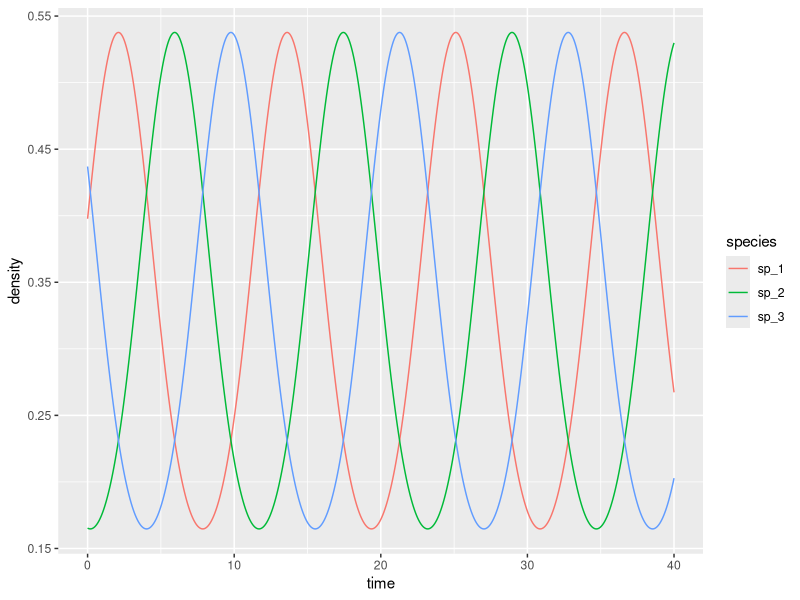
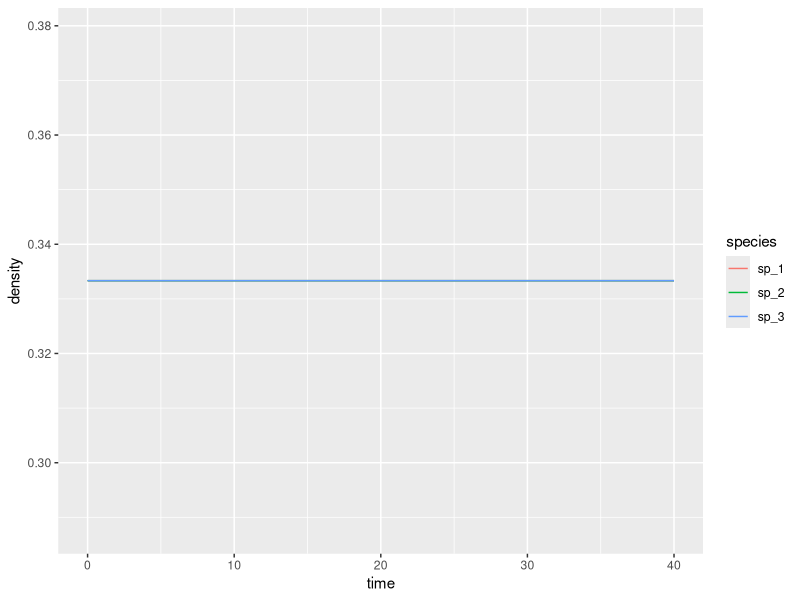
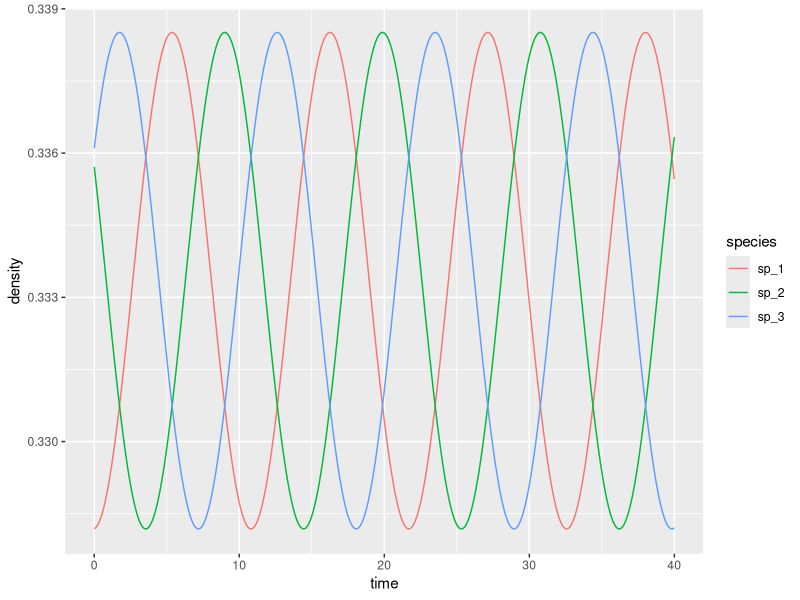
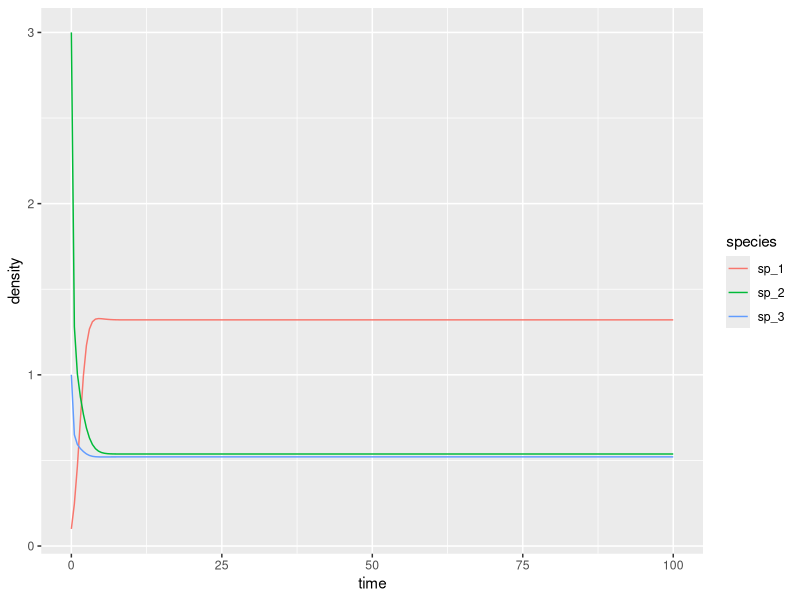
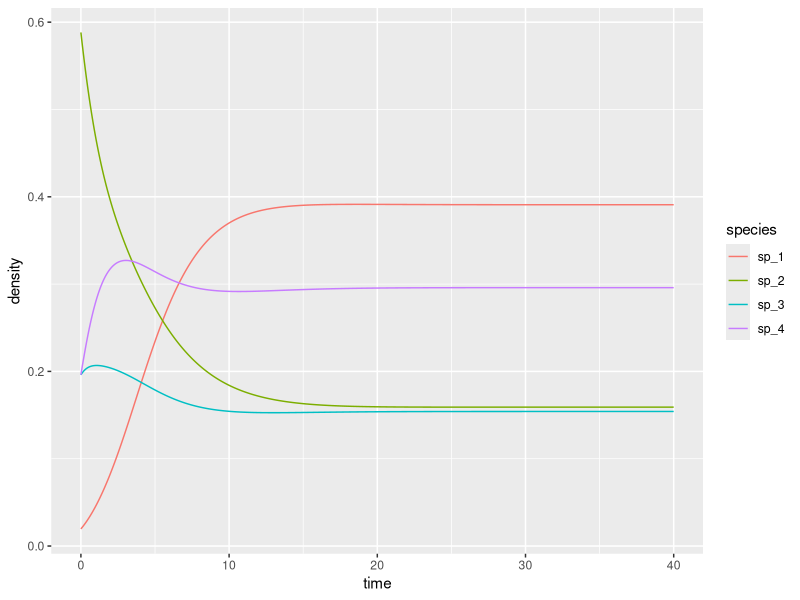
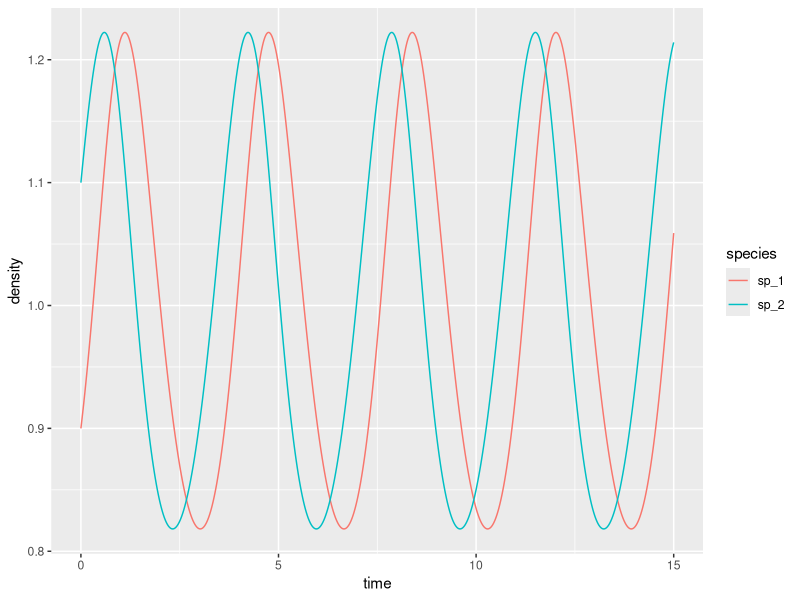
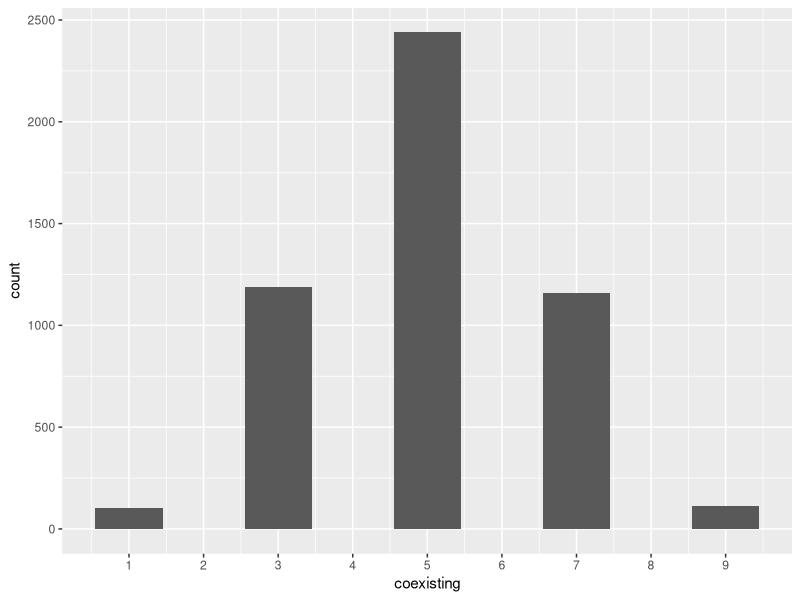
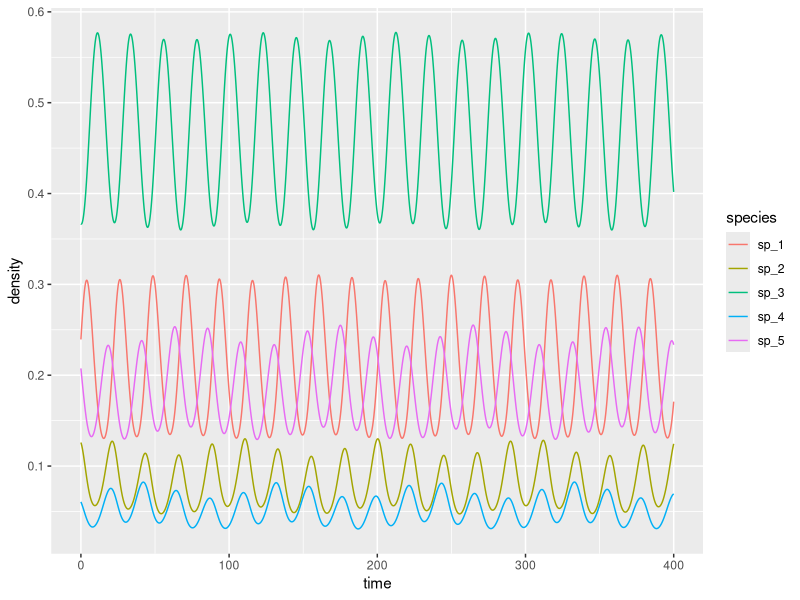

These charts were generated, in order, by the following R code:
## ---- chunk 1
library(deSolve) # integrate ODEs
library(tidyverse) # plotting and wrangling
# define the differential equation
RE <-function(t, x, parameters){
  with(as.list(c(x, parameters)), {
    x[x < 10^-8] <- 0 # prevent numerical problems
    x <- x / sum(x) # keep on simplex
    dxdt <- x * (A %*% x - sum(x * A %*% x))
    list(dxdt)
  })
}
# function to plot output
plot_ODE_output <- function(out){
  out <- as.data.frame(out)
  colnames(out) <- c("time", paste("sp", 1:(ncol(out) -1), sep = "_"))
  out <- as_tibble(out) %>% gather(species, density, -time)
  pl <- ggplot(data = out) + 
    aes(x = time, y = density, colour = species) + 
    geom_line()
  show(pl)
  return(out)
}
# general function to integrate RE
integrate_RE <- function(A, x0, maxtime = 40, steptime = 0.05){
  times <- seq(0, maxtime, by = steptime)
  parameters <- list(A = A)
  # solve numerically
  out <- ode(y = x0, times = times, 
           func = RE, parms = parameters, 
           method = "ode45")
  # plot and make into tidy form
  out <- plot_ODE_output(out)
  return(out)
}
# payoff matrix
A <- matrix(c(0, -1, 1,
              1, 0, -1,
              -1, 1, 0), 3, 3, byrow = TRUE)
# initial conditions
x0 <- runif(3)
x0 <- x0 / sum(x0)
rps <- integrate_RE(A, x0)
## ---- chunk 2
x0 <- rep(1 / 3, 3)
rps <- integrate_RE(A, x0)
## ---- chunk 3
x0 <- rep(1/3, 3) + 0.05 * runif(3)
x0 <- x0 / sum(x0)
rps <- integrate_RE(A, x0)
## ---- chunk 4
# Generalized Lotka-Volterra model
GLV <- function(t, x, parameters){
  with(as.list(c(x, parameters)), {
    x[x < 10^-8] <- 0 # prevent numerical problems
    dxdt <- x * (r + A %*% x)
    list(dxdt)
  })
}
# general function to integrate GLV
integrate_GLV <- function(r, A, x0, maxtime = 100, steptime = 0.5){
  times <- seq(0, maxtime, by = steptime)
  parameters <- list(r = r, A = A)
  # solve numerically
  out <- ode(y = x0, times = times, 
           func = GLV, parms = parameters, 
           method = "ode45")
  # plot and make into tidy form
  out <- plot_ODE_output(out)
  return(out)
}
## ---- chunk 5
r <- c(1, 2, 3)
A <- matrix(c(-1, 0.5, 0.1,
              -0.7, -2, 0,
              -0.3, 0, -5), 3, 3, byrow = TRUE)
x0 <- c(0.1, 3, 1)
glvex <- integrate_GLV(r, A, x0)
## ---- chunk 6
B <- matrix(0, 4, 4)
B[1:3, 1:3] <- A
B[1:3, 4] <- r
B
y0 <- c(x0, 1)
y0 <- y0 / sum(y0)
reex <- integrate_RE(B, y0)
## ---- chunk 7
knitr::kable(glvex %>% filter(time == 100))
## ---- chunk 8
knitr::kable(reex %>% filter(time == 40))
knitr::kable(reex %>% filter(time == 40) %>% mutate(density = density / tail(density, 1)) )
## ---- chunk 9
r <- c(-1, 1)
A <- matrix(c(-1, 2,
              -2, 1), 2, 2, byrow = TRUE)
x0 <- c(0.9, 1.1)
glvex <- integrate_GLV(r, A, x0, maxtime = 15, steptime = 0.01)
## ---- chunk 10
library(lpSolve)
# Build a random matrix H such that H_ij + H_ji = 1
random_H <- function(n){
  # build random hypertournament H
  H <- matrix(runif(n * n), n, n)
  return(H / (H + t(H)))
}
# Find the optimal strategy for the two-person game encoded in H
# using linear programming.
# This is also the coexistence equilibrium of the dynamical system.
find_optimal_strategy <- function(H){
  n <- dim(H)[1]
  f.obj <- rep(1, n)
  f.con <- H
  f.rhs <- rep(1, n)
  f.dir <- rep("<=", n)
  z <- lp ("max", f.obj, f.con, f.dir, f.rhs)
  return(z$solution / sum(z$solution))
}
## ---- chunk 11
n <- 10
num_simulations <- 5000
results <- tibble(simulation = 1:num_simulations, coexisting = 0)
for (i in 1:num_simulations){
  H <- random_H(n)
  coexisting <- find_optimal_strategy(H)
  results[i,"coexisting"] <- sum((coexisting > 0)*1)
}
# and plot
ggplot(data = results) + 
  aes(x = coexisting) + 
  geom_bar() + 
  scale_x_continuous(breaks = 0:10)
## ---- chunk 12
n <- 5
# search for random H yielding all species coexisting
i <- 0
while(TRUE){
  i <- i + 1
  set.seed(i)
  H <- random_H(n)
  x_star <- find_optimal_strategy(H)
  if (all(x_star) > 0) break
}
# payoff matrix
A <- H - t(H)
# initial conditions close to equilibrium
x0 <- x_star + runif(n) * 0.2
x0 <- x0 / sum(x0)
fivespp <- integrate_RE(A, x0, maxtime = 400, steptime = 0.1)
## ---- chunk 13
# Now payoff is a tensor
RE_3 <- function(t, x, parameters){
  with(as.list(c(x, parameters)), {
    x[x < 10^-8] <- 0 # prevent numerical problems
    x <- x / sum(x) # keep on simplex
    n <- length(x)
    dxidt <- rep(0, n)
    for (i in 1:n){
      dxidt[i] <- x[i] * x %*% P3[i,,] %*% x
    }
    list(dxidt)
  })
}
# general function to integrate RE_3
integrate_RE_3 <- function(H, x0, maxtime = 40, steptime = 0.05){
  times <- seq(0, maxtime, by = steptime)
  n <- nrow(H)
  P3 <- array(0, c(n, n, n))
  for (i in 1:n){
    for (j in 1:n){
      for (k in 1:n){
        P3[i,j,k] <- 2 * H[i,j] * H[i,k] -  H[j,i] * H[j,k] - H[k,i] * H[k,j]
      }
    }
  }
  parameters <- list(P3 = P3)
  # solve numerically
  out <- ode(y = x0, times = times, 
           func = RE_3, parms = parameters, 
           method = "ode45")
  # plot and make into tidy form
  out <- plot_ODE_output(out)
  return(out)
}
# integrate the system above
fivespp <- integrate_RE_3(H, x0, maxtime = 800, steptime = 0.1)
## ---- chunk 14
H <- matrix(c(1/2, 1, 0,
              0, 1/2, 1,
              1, 0, 1/2), 3, 3, byrow = TRUE)
x0 <- runif(3)
x0 <- x0 / sum(x0)
rps <- integrate_RE_3(H, x0, maxtime = 50, steptime = 0.1)
